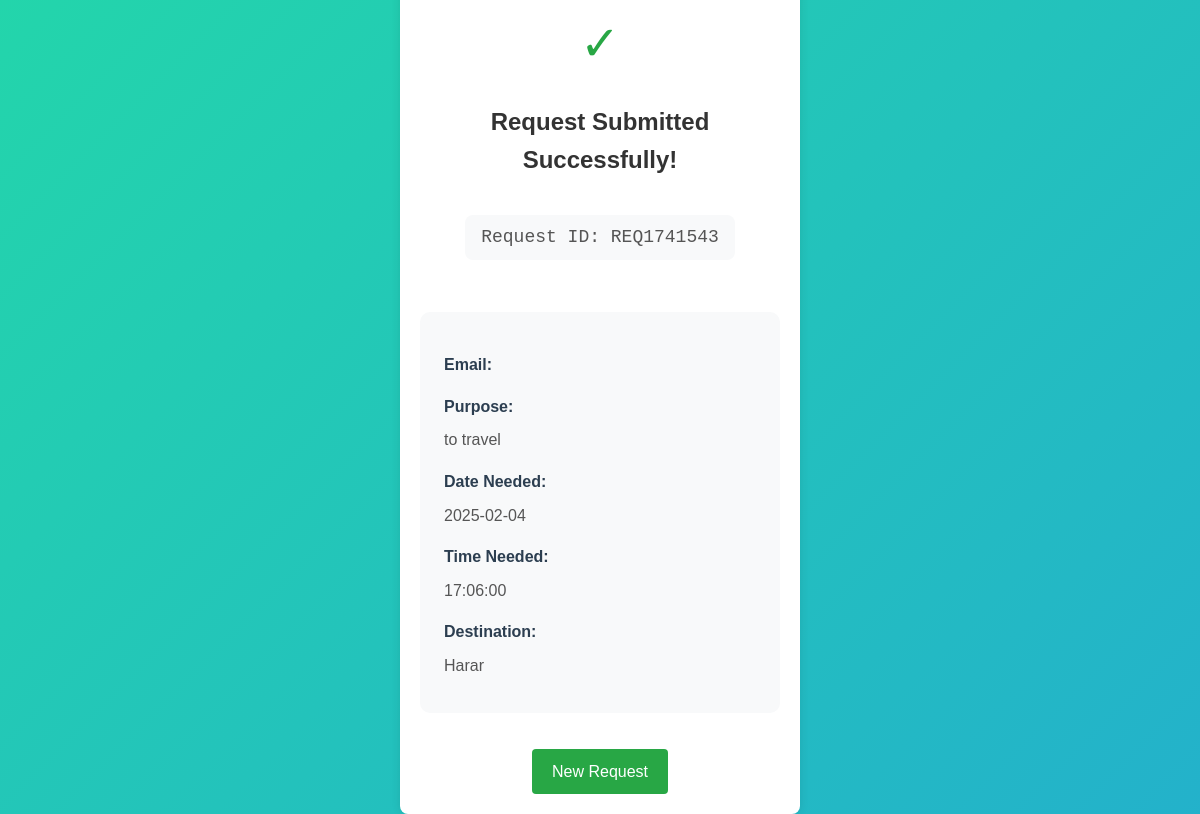
/finalized_project/link-pages/Real-Time/success.php?id=REQ1741543, run on the app's committed database.
### tables this page shows
CREATE TABLE `transport_requests` (
  `id` int(11) NOT NULL,
  `request_id` varchar(10) NOT NULL,
  `purpose` varchar(255) NOT NULL,
  `request_date` date NOT NULL,
  `request_time` time NOT NULL,
  `destination` varchar(255) NOT NULL,
  `submitted_by` int(11) DEFAULT NULL,
  `status` enum('pending','approved','rejected') NOT NULL DEFAULT 'pending',
  `document_path` varchar(255) DEFAULT NULL,
  `vehicle_id` int(11) DEFAULT NULL,
  `created_at` timestamp NOT NULL DEFAULT current_timestamp(),
  `email` varchar(255) NOT NULL,
  `notification_sent` tinyint(1) DEFAULT 0,
  PRIMARY KEY (`id`),
  UNIQUE KEY `request_id` (`request_id`),
  KEY `submitted_by` (`submitted_by`),
  KEY `vehicle_id` (`vehicle_id`)
);

### finalized_project/link-pages/Real-Time/success.php (the view, shortened to what this page needs)
<?php
require_once 'db_config.php';
$request = [];
$request_id = null;
if (isset($_GET['id'])) {
    $request_id = $_GET['id'];
    try {
        $stmt = $pdo->prepare("SELECT * FROM transport_requests WHERE request_id = ?");
        $stmt->execute([$request_id]);
        $request = $stmt->fetch(PDO::FETCH_ASSOC);
    } catch (PDOException $e) {
        die("Database error: " . $e->getMessage());
    }
}
?>
<!DOCTYPE html>
<html lang="en">
<head>
    <link rel="stylesheet" href="style.css">
</head>
<body>
    <div class="success-container">
        <?php if ($request): ?>
            <div class="success-icon">✓</div>
            <h1 class="success-title">Request Submitted Successfully!</h1>
            <div class="request-id">Request ID: <?= htmlspecialchars($request_id) ?></div>
            <div class="details-box">
                <div class="detail-item">
                    <strong>Email:</strong>
                </div>
                <div class="detail-item">
                    <strong>Purpose:</strong>
                    <?= htmlspecialchars($request['purpose']) ?>
                </div>
                <div class="detail-item">
                    <strong>Date Needed:</strong>
                    <?= htmlspecialchars($request['request_date']) ?>
                </div>
                <div class="detail-item">
                    <strong>Time Needed:</strong>
                    <?= htmlspecialchars($request['request_time']) ?>
                </div>
                <div class="detail-item">
                    <strong>Destination:</strong>
                    <?= htmlspecialchars($request['destination']) ?>
                </div>
            </div>
            <a href="public_request.php" class="new-request-btn">New Request</a>
        <?php endif; ?>
    </div>
</body>
</html>

### finalized_project/link-pages/Real-Time/style.css (style rules this page uses)
:root { --primary: #2c3e50; --secondary: #3498db; --success: #27ae60; --danger: #e74c3c; --warning: #f1c40f; --info: #9b59b6; --light: #ecf0f1; --dark: #2c3e50; --shadow: 0 10px 30px rgba(0, 0, 0, 0.1); --radius: 12px; --transition: all 0.3s cubic-bezier(0.4, 0, 0.2, 1); }
* { margin: 0; padding: 0; box-sizing: border-box; }
body { font-family: 'Segoe UI', system-ui, -apple-system, sans-serif; line-height: 1.6; color: var(--dark); background: linear-gradient(-45deg, #ee7752, #e73c7e, #23a6d5, #23d5ab); background-size: 400% 400%; animation: gradient 15s ease infinite; min-height: 100vh; }
.request-id { font-family: monospace; color: var(--primary); background: rgba(0, 0, 0, 0.05); padding: 0.3rem 0.5rem; border-radius: 4px; }
.request-id { font-family: monospace; font-size: 1.2em; color: var(--primary); background: rgba(0, 0, 0, 0.05); padding: 0.3rem 0.8rem; border-radius: 4px; }
.success-container { max-width: 600px; margin: 2rem auto; padding: 2rem; background: #fff; border-radius: 12px; box-shadow: 0 4px 20px rgba(0, 0, 0, 0.1); text-align: center; }
.success-icon { font-size: 4rem; color: #27ae60; margin-bottom: 1.5rem; animation: bounce 1s ease; }
.success-title { color: #2c3e50; font-size: 2rem; margin-bottom: 1.5rem; }
.request-id { font-family: 'Courier New', monospace; color: #3498db; font-size: 1.5rem; margin: 1rem 0; padding: 0.5rem 1rem; background: #f8f9fa; border-radius: 8px; display: inline-block; }
.details-box { background: #f8f9fa; padding: 1.5rem; border-radius: 10px; margin: 2rem 0; text-align: left; }
.detail-item { margin: 1rem 0; color: #34495e; }
.detail-item strong { color: #2c3e50; display: block; margin-bottom: 0.5rem; font-weight: 600; }
.new-request-btn { display: inline-block; padding: 1rem 2rem; background: #3498db; color: white; text-decoration: none; border-radius: 8px; transition: all 0.3s ease; font-weight: 500; margin-top: 1rem; }

### finalized_project/link-pages/Real-Time/success.php (style rules this page uses)
body { font-family: Arial, sans-serif; background-color: #f4f4f4; margin: 0; padding: 0; display: flex; justify-content: center; align-items: center; height: 100vh; }
.success-container { text-align: center; background-color: #fff; padding: 20px; border-radius: 8px; box-shadow: 0 0 10px rgba(0, 0, 0, 0.1); max-width: 400px; width: 100%; }
.success-icon { font-size: 48px; color: #28a745; margin-bottom: 20px; }
.success-title { font-size: 24px; margin-bottom: 20px; color: #333; }
.request-id { font-size: 18px; color: #555; margin-bottom: 20px; }
.details-box { text-align: left; margin-bottom: 20px; }
.detail-item { margin-bottom: 10px; font-size: 16px; color: #555; }
.new-request-btn { display: inline-block; padding: 10px 20px; background-color: #28a745; color: #fff; text-decoration: none; border-radius: 4px; font-size: 16px; }

### data on the page
transport_requests: purpose "to travel", request_date "2025-02-04", request_time "17:06:00", destination "Harar"

### other printed values
$request_id "REQ1741543"
